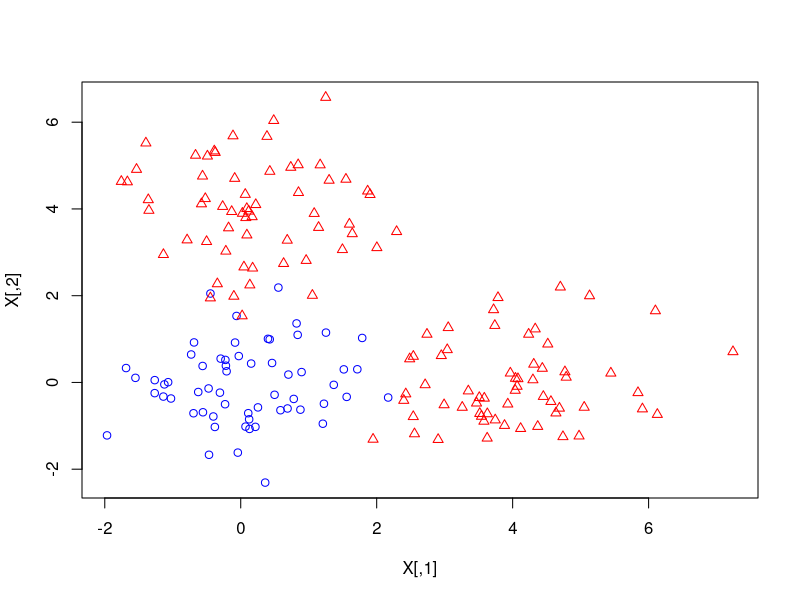

Recreate this plot in R. (Note: this script raises an error after producing the figure.)

#################################################################################################################################
# Ex 2a (Donnees non-separables avec noyau)
# Toy binary classification for non-separable data with kernel
# 2 groupes des observations non-separables en R2.


# .Random.seed is an integer vector, containing the random number generator (RNG) state for random number generation in R. 
# It can be saved and restored, but should not be altered by the user. 
# set.seed is the recommended way to specify seeds. See ?set.seed

library(kernlab)



## Rappel: pour calculer un produit de 2 matrices A et B: A %*% B


##########################################################
# Generer un echantillon d'apprentissage
# Generate two dimensional non separable data
######################################################################
######################################################################
######################################################################
# donn?es non-separables
# Generate two dimensional non separable data
n1=60
n2=60
n3=60
set.seed(123)  # pour avoir le m?me echantillon
X1= cbind(rnorm(n1),rnorm(n1))
X2= cbind(4+rnorm(n2),rnorm(n2))
X3= cbind(rnorm(n3),4+ rnorm(n3))




X <- rbind( X1,X2,X3) # put 2 groups in X   
Y= c(rep(1,n1),rep(-1,n2),rep(-1,n3))
nn=n1+n2+n3


# visualisation
#pairs(X,labels=c("X1","X2"), main="visualise data", pch=22, bg=c("red", "yellow", "blue")[2+Y])
plot(X,typ="n")
points(X[Y==1,],col="blue")
points(X[Y==-1,],col="red",pch=24)



######################################################################
# on genere une fonction qui calcule la solution du probl?me dual


probl.dualK = function(X,Y,gamma, K){
c <- matrix(rep(-1,nn))
# calcul de H
#P <- X%*%t(X)     # soit    kernelMatrix(vanilladot(),X)
H <- Y%*%t(Y)*K
A <- t(Y)
b <- 0
l <- matrix(rep(0,nn))
u <- matrix(rep(gamma,nn))
r <- 0
sv <- ipop(c,H,A,b,l,u,r)
round(primal(sv),6)
}



##########################################
 
C=2  # fixer la valeur de la constante de regularisation

# determiner les alpha

# K=???

A=matrix(rep(X[,1],nn),ncol=nn)
DA=A-t(A)
#DA[3,2]== X[3,1]-X[2,1]
B=matrix(rep(X[,2],nn),ncol=nn)
DB=B-t(B)
#DB[3,2]== X[3,2]-X[2,2]
Norm = DA^2 + DB^2
sigma=1
matrK=exp(-sigma*Norm)


gausskernel = function(X,sigma=1){
nn=length(X[,1])
A=matrix(rep(X[,1],nn),ncol=nn)
DA=A-t(A)
#DA[3,2]== X[3,1]-X[2,1]
B=matrix(rep(X[,2],nn),ncol=nn)
DB=B-t(B)
#DB[3,2]== X[3,2]-X[2,2]
Norm = DA^2 + DB^2
exp(-sigma*Norm)
}

matrK = gausskernel(X[1:10,],sigma=1/2)

alpha=probl.dualK(X,Y,gamma=C,K=matrK)
plot(alpha)
alpha


#########################################################
X1=X[1:10,1]
X2=X[1:5,1]
nn1=length(X1)
nn2=length(X2)
A=matrix(rep(X1,length(X2)),ncol=length(X1))
B=matrix(rep(X2,length(X1)),ncol=length(X2))
D1=A-t(B)

X1=X[,2]
X2=X[,2]
A=matrix(rep(X1,length(X2)),ncol=length(X1))
B=matrix(rep(X2,length(X1)),ncol=length(X2))
D2=A-t(B)

Norm = D1^2 + D2^2
sigma=1
matrK2=exp(-sigma*Norm)

matrK2==matrK

##########################################################
# Question 1: determiner les indices des vecteurs support:
supp=which(alpha>0)


####################################################################
# Question 2: determiner les alpha positives et les vecteurs support
alpha[supp]

#############################################
# ON DETERMINE LE HYPERPLAN OPTIMAL
#################################################
# Question 3: calculer la valeur de w0

suppk=which( (alpha>0) & (alpha< C))

k=suppk[7]

w0=1/Y[k] - sum(alpha[supp]*Y[supp]* matrK[supp,k])
w0

#################################################
# Question 4: calculer la valeur de w0 a l'aide d'un autre vecteur support


#################################################
# Question 5: calculer la valeur de w0 a l'aide d'un troisieme vecteur support


Hyper=function(X,Y,alpha,newdata,indice=1,w0){
k=supp[indice]
#w0=Y[k] - sum(alpha[supp]*Y[supp] * matrK[supp,k])

colSums(alpha[supp]*Y[supp] * X[supp,]%*% t(newdata)  ) +w0
}

#on classe les points X 
Hyper(X,Y,alpha,newdata=X)


##########################################
#  CONSTRUCTION DU CLASSIFIEUR
#################################################
#  Question 6:   creation du hyperplan optimal pour classifier plusieurs points: 


########################################################
# Question 7: classer les points X 


########################################################
# Question 8: Identifier les vecteurs support 

plot(X, type='n')
points(X[Y==1,], col='blue')
points(X[Y==-1,], col='red', pch=24)


########################################################
# Question 9:  Afficher le hyperplan separateur et la bande de marge maximale



##########################################################
# Question 10: Clasifier une grille de points

# creation d'une grille des points
NGRID=100
GRID = expand.grid(X=seq(-2.5,5.5,length=NGRID), Y=seq(-2.5,5.5,length=NGRID)); 
x=cbind(GRID$X,GRID$Y)
x[1:10,]


# Question 11:  on ajoute le hyperplan separateur et la bande de marge maximale
